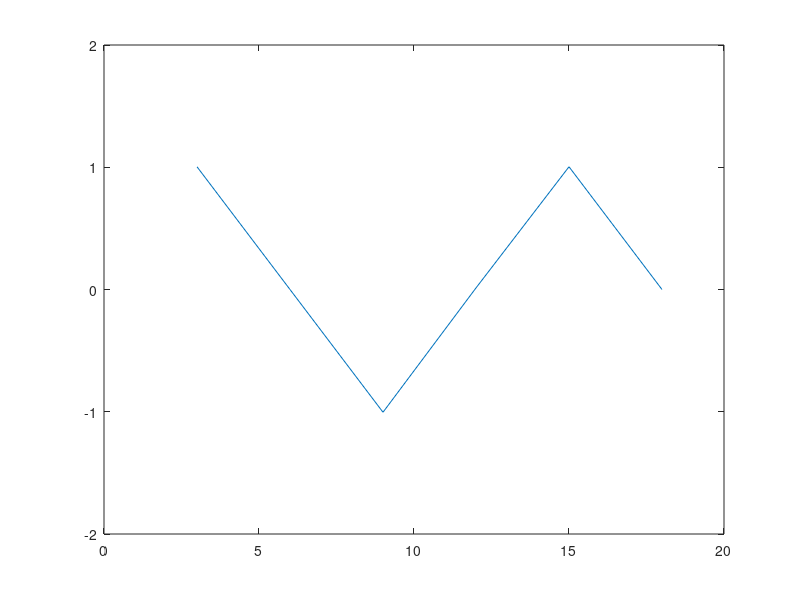

The MATLAB source for this figure:
clear
clc

dt = 10; %ms
fs = 1/dt;
maxit = 1000;

Pa = [0.000000641, 0.000000052,-0.001974030, 0.000000082, 0.999999986];
Pb = [0.000000101,-0.000041791, 0.000000840, 0.062831256, 0.000000098];

Pcf = [60.709408575, -182.128225725, 166.173260485, -28.799478096, -15.731910650, -0.223054590, 1.002616693]; %FOR NORM'D X/LAM
Psf = [-54.848410591, 137.121026478, -98.700216010, 10.929297536, 5.472509859, 0.012896364];  

N = 6;
f = 0.5;
x = (1:1:N)*3;
L = x(end);
lam = 2/3*L;


alphar = Pa(5)+f*(Pa(4)+f*(Pa(3)+f*(Pa(2)+f*Pa(1))));   %cos coef for frequency
betar  = Pb(5)+f*(Pb(4)+f*(Pb(3)+f*(Pb(2)+f*Pa(1))));   %sin coef for frequency

xl = x/lam;
for i = 1:length(xl), xl(i) = mod(xl(i),1); end
alphaf = Pcf(7)+xl.*(Pcf(6)+xl.*(Pcf(5)+xl.*(Pcf(4)+xl.*(Pcf(3)+xl.*(Pcf(2)+xl.*(Pcf(1))))))); %cos coef for wavelength
betaf  = Psf(6)+xl.*(Psf(5)+xl.*(Psf(4)+xl.*(Psf(3)+xl.*(Psf(2)+xl.*(Psf(1))))));             %sin coef for wavelength

Ck = 1; Co = 1;
Sk = 0; So = 0;

for i = 1:maxit
    Co = Ck;
    So = Sk;
    Ck = alphar*Co - betar*So;
    Sk = betar*Co + alphar*So;
    
    yi = betaf*Ck - alphaf*Sk;
    plot(x,yi)
    ylim([-2 2])
    pause(0.01)
end